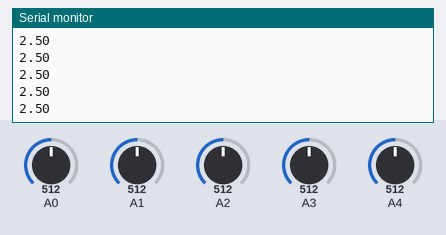
Bench run of a sketch on a simulated Arduino Uno, built with avr-gcc and run on an emulated ATmega328P. On the bench: the last lines printed to the serial monitor. Inputs (shaded band) come from the test bench; at power-on: A0 = 512, A1 = 512, A2 = 512, A3 = 512, A4 = 512.

Above: at 2.3 s.
2.4 s: A0 set to 716
At 3.21 s:
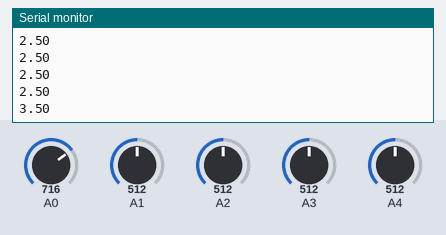
4.5 s: A1 set to 306
At 5.01 s:
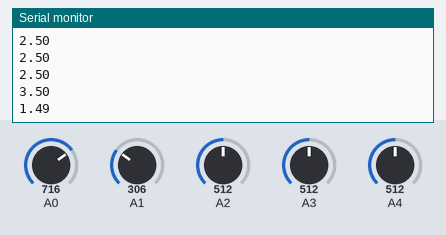
6.6 s: A2 set to 992
At 6.81 s:
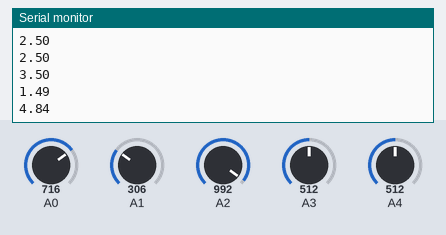
8.7 s: A3 set to 30
At 8.91 s:
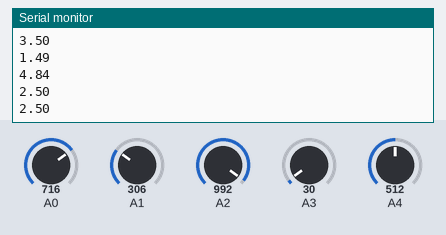
Timing chart, 0 to 11.7 s (numbered marks = the images above; inputs shaded):
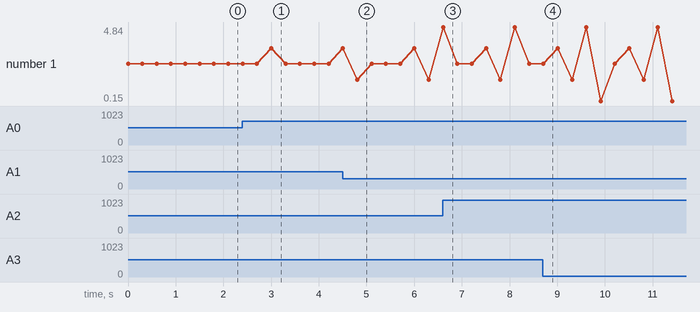

The sketch:

Signal_Generator_Firm_I.ino
```cpp
// Signal Generator Firmware Version I

int delay_time = 300;

void setup()
{
  Serial.begin(9600);   // initialize serial communication at 9600 bits per second:
}

void loop() // the loop routine runs over and over again forever:
{
  float dataRead_0 = analogRead(A0);   // read the input on analog pin 0:
  dataRead_0 = (dataRead_0/1024.0)*5;
  String dataToSend_0 = String(dataRead_0);
  Serial.println(dataToSend_0);  // print out the value you read:
  delay(delay_time);        // delay in between reads for stability

  float dataRead_1 = analogRead(A1);   // read the input on analog pin 1:
  dataRead_1 = (dataRead_1/1024.0)*5;
  String dataToSend_1 = String(dataRead_1);
  Serial.println(dataToSend_1);
  delay(delay_time);

  float dataRead_2 = analogRead(A2);   // read the input on analog pin 2:
  dataRead_2 = (dataRead_2/1024.0)*5;
  String dataToSend_2 = String(dataRead_2);
  Serial.println(dataToSend_2);
  delay(delay_time);

  float dataRead_3 = analogRead(A3);   // read the input on analog pin 3:
  dataRead_3 = (dataRead_3/1024.0)*5;
  String dataToSend_3 = String(dataRead_3);
  Serial.println(dataToSend_3);
  delay(delay_time);

  float dataRead_4 = analogRead(A4);   // read the input on analog pin 4:
  dataRead_4 = (dataRead_4/1024.0)*5;
  String dataToSend_4 = String(dataRead_4);
  Serial.println(dataToSend_4);
  delay(delay_time);

}
```

Measured:
- after the input at 2.4 s, the serial monitor: prints a new line after 0.60 s (image 1)
- after the input at 4.5 s, the serial monitor: prints a new line after 0.31 s (image 2)
- after the input at 6.6 s, the serial monitor: prints a new line at once (image 3)
- plotted number 1: 2.5 → 1.49 after the input at 4.5 s
